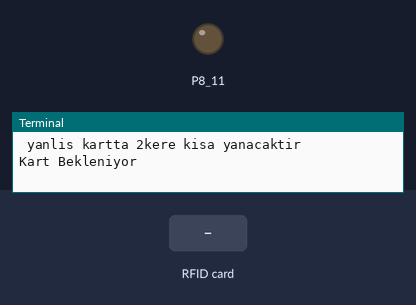
A program run on a simulated BeagleBone Black. Shown: output pins drawn as LEDs (lit = HIGH), the last lines printed to the terminal. Dashed ring = blinking. The test bench sets the inputs (shaded band).

Above: at 1.2 s.
1.3 s: RFID card 5E 7A 19 C4 held to the reader
At 1.51 s:
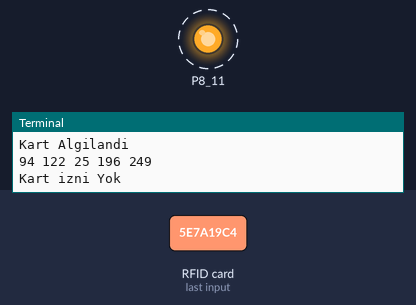
Timing chart, 0 to 4.3 s (numbered marks = the images above; inputs shaded):
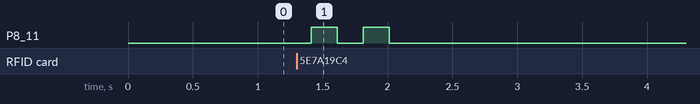

The program:

Rfid_Uygulamasi.py
```python
import RPi.GPIO as GPIO
from Rfid_Oku import *
from LedYak import *

GPIO.setwarnings(False)

PassesCards=[]

def main():
    print('Kart Okutunuz, Led ,Dogru Kart Okundugunda uzun, \n yanlis kartta 2kere kisa yanacaktir')
    with open ("PassCards.txt", "r") as Cardfile:
        data = Cardfile.read()
        PassesCards.append(data.split('\n'))
        print('Kart Bekleniyor')

def islem(card):
    if card in PassesCards[0]:
        print ('Kart izni Var')
        LedYak(11,2,'UP')
        GPIO.cleanup()
    else:
        print('Kart izni Yok')
        LedYak(11,0.2,'UP')
        LedYak(11,0.2,'UP')
        GPIO.cleanup()
main()
while(True):
    try:
        durum = Rfid_Oku.oku()
        if durum is not None:
            GPIO.cleanup()
            print('Kart Algilandi')
            Card = str(Rfid_Oku.oku())
            print (Card)
            islem(Card)
            print('Kart Bekleniyor')
        else:
            print('Kart Bekleniyor')

    except KeyboardInterrupt:
        GPIO.cleanup()
        print('Program Sonlandırıldı')
        exit()

    finally:
        GPIO.cleanup()
```

Rfid_Oku.py
```python
from pirc522 import RFID
import signal
import time

class Rfid_Oku:
    def oku():
        rdr = RFID()
        util = rdr.util()
        util.debug = True

        rdr.wait_for_tag()
        (error, data) = rdr.request()

        if not error:
            #print("Kart Algilandi!")
            (error, uid) = rdr.anticoll()
            if not error:
                kart_uid = str(uid[0])+" "+str(uid[1])+" "+str(uid[2])+" "+str(uid[3])+" "+str(uid[4])
                return (kart_uid)

    def result(self,sonuc):
        return sonuc
```

LedYak.py
```python
import RPi.GPIO as GPIO
import time

class LedYak:

    def __init__(self, pin, time, status): #LedYak(11,0.5,UP)  gpio 11 voltage high

        self.pin = pin
        self.time = time
        self.status = status

        GPIO.setmode(GPIO.BOARD)
        GPIO.setup(self.pin, GPIO.OUT)

        if self.time is 'Null':
            CheckStatus(self.status)
        else:
            self.CheckStatus(self.status)
            self.SleepTime(self.time)
            self.led_down()
            self.SleepTime(self.time)

    def CheckStatus(self,statu):
        if statu.upper() == 'UP':
            return self.led_up()
        elif statu.upper() == 'DOWN':
            return self.led_down()

    def led_up(self):
       return GPIO.output(self.pin,True)

    def led_down(self):
       return GPIO.output(self.pin,False)

    def SleepTime(self,value):
       return time.sleep(value)
```

Measured:
- after the input at 1.3 s, P8_11: alternates HIGH for 0.20 s and LOW for 0.20 s, 4 changes in all, then stays LOW, starting after 0.11 s
